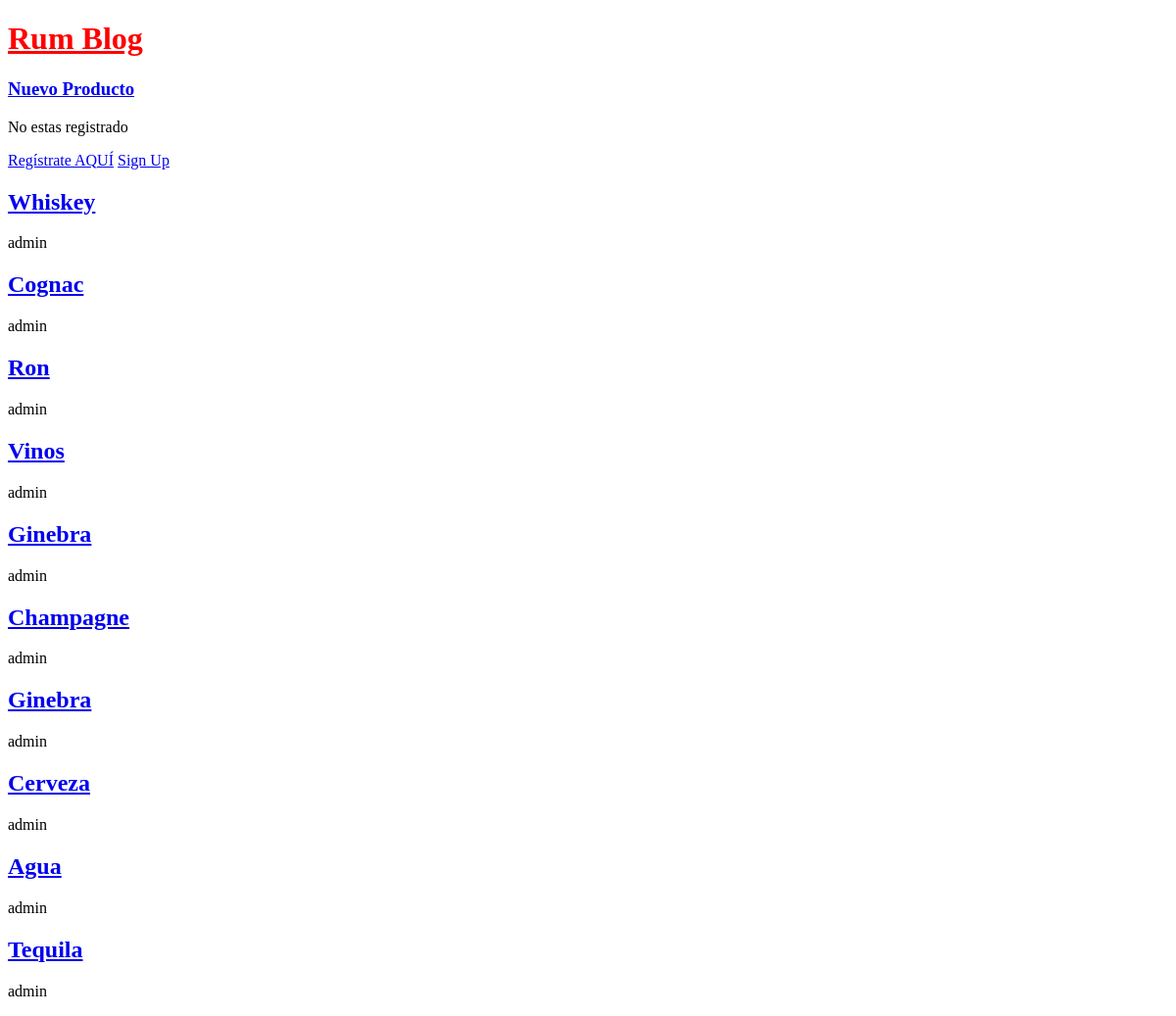
The app's page /, older data.
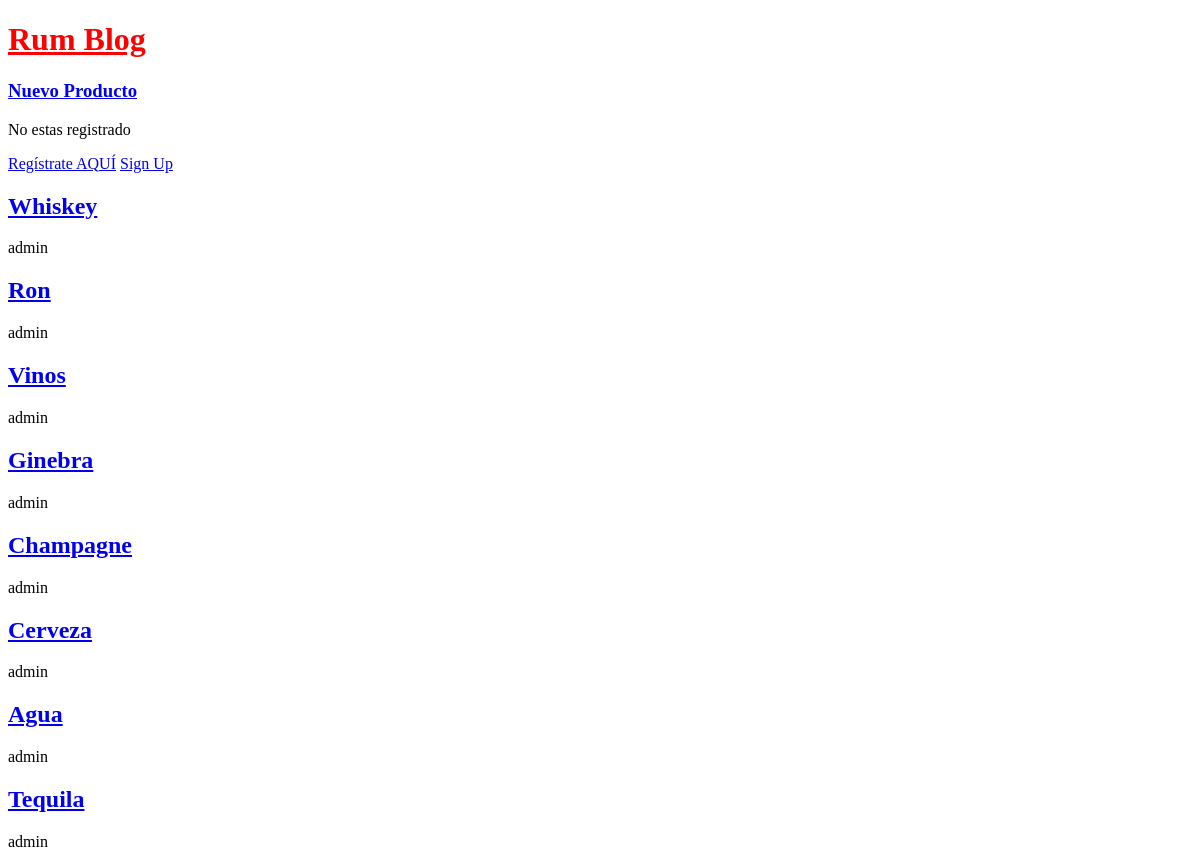
The same page, newer data.
### blogs/models.py (models this page shows, shortened)
class Publication(models.Model):
    title = models.CharField(max_length=200)
    author = models.ForeignKey(
        "auth.User",
        on_delete=models.CASCADE,
    )
    body = models.TextField()

### blogs/views.py (the view)
# urls.py: path("", BlogListView.as_view(), name="home"),
class BlogListView(ListView):
    model = Publication
    template_name = 'home.html'

### templates/home.html
{% extends "base.html" %}
{% block content %}
    {% if user.is_authenticated %}
        Hi {{ user.username }}! Welcome
        <form action="{% url 'logout' %}" method="post">
            {% csrf_token %}
            <button type="submit">Log Out</button>
        </form>
    {% else %}
        <p>No estas registrado</p>
        <a href="{% url 'login' %}">Regístrate AQUÍ</a>
        <a href="{% url 'signup' %}">Sign Up</a>
    {% endif %}
    {% for publication in publication_list %}
        <h2><a href="{% url 'post_detail' publication.pk %}">{{ publication.title }}</a></h2>
        <p>{{ publication.author }}</p>
    {% endfor %}
{% endblock content %}

Row changes from the older to the newer data that the page shows:
removed Publication: title "Cognac", author "admin"
removed Publication: title "Ginebra", author "admin"
